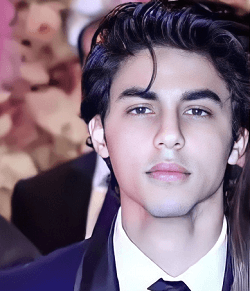
#> input picture Test Images/test2.jpg, 250 x 291 px, found by its file name
$ python tester.py
#> lines starting #> are read from the running program, lines starting #| are printed output that depends on the picture
### faceRecognition.py
import cv2
import os
import numpy as np

def faceDetection(test_img):
    gray_img = cv2.cvtColor(test_img,cv2.COLOR_BGR2GRAY)
    face_haar_cascade = cv2.CascadeClassifier(r'C:\Users\user\Desktop\Python_Project\Haar Cascade\haarcascade_frontalface_default.xml')
    faces = face_haar_cascade.detectMultiScale(gray_img,scaleFactor=1.3,minNeighbors=5)

    return faces,gray_img

# [31 lines left out: functions labels_for_training_data, train_classifier, not called in this run]

def draw_rect(test_img,face):
    (x,y,w,h) = face
    cv2.rectangle(test_img,(x,y),(x+w,y+h),(0,255,0),thickness=5)

def put_text(test_img,text,x,y):
    cv2.putText(test_img,text,(x,y),cv2.FONT_HERSHEY_TRIPLEX,2,(0,0,255),2)

### tester.py
import cv2
import os
import numpy as np
import faceRecognition as fr

test_img = cv2.imread(r'C:\Users\user\Desktop\Python_Project\Test Images\test2.jpg')
#> test_img is the input picture: shape (291, 250, 3); mean B, G, R 124.7, 107.9, 127.3
faces_detected,gray_img = fr.faceDetection(test_img)
#> in faceDetection, `gray_img = cv2.cvtColor(test_img,cv2.COLOR_BGR2GRAY)`:
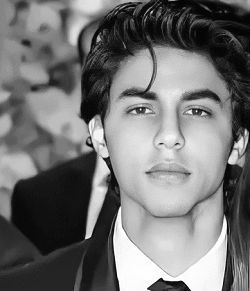
#> gray_img: shape (291, 250); min 5, max 254, mean 115.6
#> in faceDetection, `faces = face_haar_cascade.detectMultiScale(gray_img,scaleFactor=1.3,mi..`: faces = [[94, 53, 151, 151]]
#> faces_detected = [[94, 53, 151, 151]]
print("faces_detected:", faces_detected)
#| faces_detected: [[ 94  53 151 151]]

# [10 lines of commented-out code are left out]
face_recognizer = cv2.face.LBPHFaceRecognizer_create()
#> (the run stopped early here; a loop or call above may not have finished)
